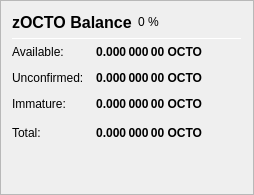
                   <widget class="QFrame" name="frame_ZerocoinBalances">
                    <property name="frameShape">
                     <enum>QFrame::StyledPanel</enum>
                    </property>
                    <property name="frameShadow">
                     <enum>QFrame::Raised</enum>
                    </property>
                    <layout class="QVBoxLayout" name="verticalLayout_7">
                     <item>
                      <layout class="QHBoxLayout" name="horizontalLayout_8" stretch="0">
                       <item>
                        <widget class="QLabel" name="label_5z_3">
                         <property name="minimumSize">
                          <size>
                           <width>0</width>
                           <height>20</height>
                          </size>
                         </property>
                         <property name="font">
                          <font>
                           <pointsize>12</pointsize>
                           <weight>75</weight>
                           <bold>true</bold>
                          </font>
                         </property>
                         <property name="text">
                          <string>zOCTO Balance</string>
                         </property>
                        </widget>
                       </item>
                       <item>
                        <widget class="QLabel" name="labelzOCTOPercent">
                         <property name="text">
                          <string notr="true">0 %</string>
                         </property>
                        </widget>
                       </item>
                       <item>
                        <spacer name="horizontalSpacer_11">
                         <property name="orientation">
                          <enum>Qt::Horizontal</enum>
                         </property>
                         <property name="sizeHint" stdset="0">
                          <size>
                           <width>40</width>
                           <height>20</height>
                          </size>
                         </property>
                        </spacer>
                       </item>
                      </layout>
                     </item>
                     <item>
                      <widget class="Line" name="line_ZerocoinBalance">
                       <property name="minimumSize">
                        <size>
                         <width>0</width>
                         <height>1</height>
                        </size>
                       </property>
                       <property name="maximumSize">
                        <size>
                         <width>16777215</width>
                         <height>1</height>
                        </size>
                       </property>
                       <property name="orientation">
                        <enum>Qt::Horizontal</enum>
                       </property>
                      </widget>
                     </item>
                     <item>
                      <layout class="QGridLayout" name="gridLayout_5">
                       <property name="spacing">
                        <number>12</number>
                       </property>
                       <item row="1" column="0">
                        <widget class="QLabel" name="labelzBalanceMatureText">
                         <property name="toolTip">
                          <string>Mature: more than 20 confirmation and more than 3 mints of the same denomination after it was minted.
These zOCTO are spendable.</string>
                         </property>
                         <property name="text">
                          <string>Available:</string>
                         </property>
                        </widget>
                       </item>
                       <item row="1" column="1">
                        <widget class="QLabel" name="labelzBalanceMature">
                         <property name="font">
                          <font>
                           <weight>75</weight>
                           <bold>true</bold>
                          </font>
                         </property>
                         <property name="toolTip">
                          <string>Mature: more than 20 confirmation and more than 3 mints of the same denomination after it was minted.
These zOCTO are spendable.</string>
                         </property>
                         <property name="text">
                          <string notr="true">0.000 000 00 OCTO</string>
                         </property>
                         <property name="alignment">
                          <set>Qt::AlignRight|Qt::AlignTrailing|Qt::AlignVCenter</set>
                         </property>
                        </widget>
                       </item>
                       <item row="2" column="0">
                        <widget class="QLabel" name="labelzBalanceUnconfirmedText">
                         <property name="toolTip">
                          <string>Unconfirmed: less than 20 confirmations
Immature: confirmed, but less than 3 mints of the same denomination after it was minted</string>
                         </property>
                         <property name="text">
                          <string>Unconfirmed:</string>
                         </property>
                        </widget>
                       </item>
                       <item row="2" column="1">
                        <widget class="QLabel" name="labelzBalanceUnconfirmed">
                         <property name="font">
                          <font>
                           <weight>75</weight>
                           <bold>true</bold>
                          </font>
                         </property>
                         <property name="toolTip">
                          <string>Unconfirmed: less than 20 confirmations
Immature: confirmed, but less than 3 mints of the same denomination after it was minted</string>
                         </property>
                         <property name="text">
                          <string notr="true">0.000 000 00 OCTO</string>
                         </property>
                         <property name="alignment">
                          <set>Qt::AlignRight|Qt::AlignTrailing|Qt::AlignVCenter</set>
                         </property>
                        </widget>
                       </item>
                       <item row="3" column="0">
                        <widget class="QLabel" name="labelzBalanceImmatureText">
                         <property name="toolTip">
                          <string>Unconfirmed: less than 20 confirmations
Immature: confirmed, but less than 3 mints of the same denomination after it was minted</string>
                         </property>
                         <property name="text">
                          <string>Immature:</string>
                         </property>
                        </widget>
                       </item>
                       <item row="3" column="1">
                        <widget class="QLabel" name="labelzBalanceImmature">
                         <property name="font">
                          <font>
                           <weight>75</weight>
                           <bold>true</bold>
                          </font>
                         </property>
                         <property name="toolTip">
                          <string>Unconfirmed: less than 20 confirmations
Immature: confirmed, but less than 3 mints of the same denomination after it was minted</string>
                         </property>
                         <property name="text">
                          <string notr="true">0.000 000 00 OCTO</string>
                         </property>
                         <property name="alignment">
                          <set>Qt::AlignRight|Qt::AlignTrailing|Qt::AlignVCenter</set>
                         </property>
                        </widget>
                       </item>
                       <item row="4" column="0">
                        <widget class="QLabel" name="labelzBalanceText">
                         <property name="toolTip">
                          <string>Your current zOCTO balance, unconfirmed and immature zOCTO included.</string>
                         </property>
                         <property name="text">
                          <string>Total:</string>
                         </property>
                        </widget>
                       </item>
                       <item row="4" column="1">
                        <widget class="QLabel" name="labelzBalance">
                         <property name="font">
                          <font>
                           <weight>75</weight>
                           <bold>true</bold>
                          </font>
                         </property>
                         <property name="cursor">
                          <cursorShape>IBeamCursor</cursorShape>
                         </property>
                         <property name="toolTip">
                          <string>Your current zOCTO balance, unconfirmed and immature zOCTO included.</string>
                         </property>
                         <property name="text">
                          <string notr="true">0.000 000 00 OCTO</string>
                         </property>
                         <property name="alignment">
                          <set>Qt::AlignRight|Qt::AlignTrailing|Qt::AlignVCenter</set>
                         </property>
                         <property name="textInteractionFlags">
                          <set>Qt::LinksAccessibleByMouse|Qt::TextSelectableByKeyboard|Qt::TextSelectableByMouse</set>
                         </property>
                        </widget>
                       </item>
                       <item row="4" column="2">
                        <spacer name="horizontalSpacer_4">
                         <property name="orientation">
                          <enum>Qt::Horizontal</enum>
                         </property>
                         <property name="sizeHint" stdset="0">
                          <size>
                           <width>40</width>
                           <height>20</height>
                          </size>
                         </property>
                        </spacer>
                       </item>
                      </layout>
                     </item>
                     <item>
                      <spacer name="verticalSpacer_4">
                       <property name="orientation">
                        <enum>Qt::Vertical</enum>
                       </property>
                       <property name="sizeHint" stdset="0">
                        <size>
                         <width>20</width>
                         <height>40</height>
                        </size>
                       </property>
                      </spacer>
                     </item>
                    </layout>
                   </widget>
